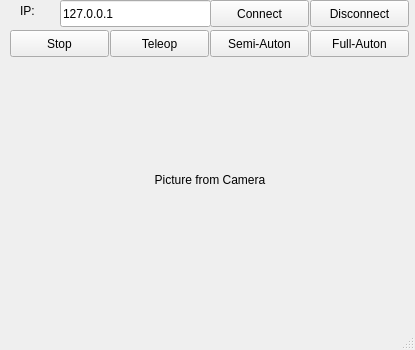
<?xml version="1.0" encoding="UTF-8"?>
<ui version="4.0">
 <class>MainWindow</class>
 <widget class="QMainWindow" name="MainWindow">
  <property name="geometry">
   <rect>
    <x>0</x>
    <y>0</y>
    <width>415</width>
    <height>350</height>
   </rect>
  </property>
  <property name="windowTitle">
   <string>MainWindow</string>
  </property>
  <widget class="QWidget" name="centralWidget">
   <widget class="QPushButton" name="StopButton">
    <property name="geometry">
     <rect>
      <x>10</x>
      <y>30</y>
      <width>99</width>
      <height>27</height>
     </rect>
    </property>
    <property name="text">
     <string>Stop</string>
    </property>
   </widget>
   <widget class="QPushButton" name="TeleopButton">
    <property name="geometry">
     <rect>
      <x>110</x>
      <y>30</y>
      <width>99</width>
      <height>27</height>
     </rect>
    </property>
    <property name="text">
     <string>Teleop</string>
    </property>
   </widget>
   <widget class="QPushButton" name="SemiAutonButton">
    <property name="geometry">
     <rect>
      <x>210</x>
      <y>30</y>
      <width>99</width>
      <height>27</height>
     </rect>
    </property>
    <property name="text">
     <string>Semi-Auton</string>
    </property>
   </widget>
   <widget class="QPushButton" name="FullAutonButton">
    <property name="geometry">
     <rect>
      <x>310</x>
      <y>30</y>
      <width>99</width>
      <height>27</height>
     </rect>
    </property>
    <property name="text">
     <string>Full-Auton</string>
    </property>
   </widget>
   <widget class="QLineEdit" name="IPAddress">
    <property name="geometry">
     <rect>
      <x>60</x>
      <y>0</y>
      <width>151</width>
      <height>27</height>
     </rect>
    </property>
    <property name="text">
     <string>127.0.0.1</string>
    </property>
   </widget>
   <widget class="QPushButton" name="ConnectButton">
    <property name="geometry">
     <rect>
      <x>210</x>
      <y>0</y>
      <width>99</width>
      <height>27</height>
     </rect>
    </property>
    <property name="autoFillBackground">
     <bool>true</bool>
    </property>
    <property name="text">
     <string>Connect</string>
    </property>
   </widget>
   <widget class="QPushButton" name="DisconnectButton">
    <property name="geometry">
     <rect>
      <x>310</x>
      <y>0</y>
      <width>99</width>
      <height>27</height>
     </rect>
    </property>
    <property name="text">
     <string>Disconnect</string>
    </property>
   </widget>
   <widget class="QLabel" name="ipLabel">
    <property name="geometry">
     <rect>
      <x>20</x>
      <y>0</y>
      <width>31</width>
      <height>21</height>
     </rect>
    </property>
    <property name="text">
     <string>IP:</string>
    </property>
   </widget>
   <widget class="QLabel" name="imageViewLabel">
    <property name="geometry">
     <rect>
      <x>50</x>
      <y>60</y>
      <width>320</width>
      <height>240</height>
     </rect>
    </property>
    <property name="cursor">
     <cursorShape>ArrowCursor</cursorShape>
    </property>
    <property name="autoFillBackground">
     <bool>false</bool>
    </property>
    <property name="text">
     <string>Picture from Camera</string>
    </property>
    <property name="scaledContents">
     <bool>true</bool>
    </property>
    <property name="alignment">
     <set>Qt::AlignCenter</set>
    </property>
   </widget>
  </widget>
  <widget class="QMenuBar" name="menuBar">
   <property name="geometry">
    <rect>
     <x>0</x>
     <y>0</y>
     <width>415</width>
     <height>25</height>
    </rect>
   </property>
  </widget>
  <widget class="QStatusBar" name="statusBar"/>
 </widget>
 <layoutdefault spacing="6" margin="11"/>
 <resources/>
 <connections/>
</ui>
